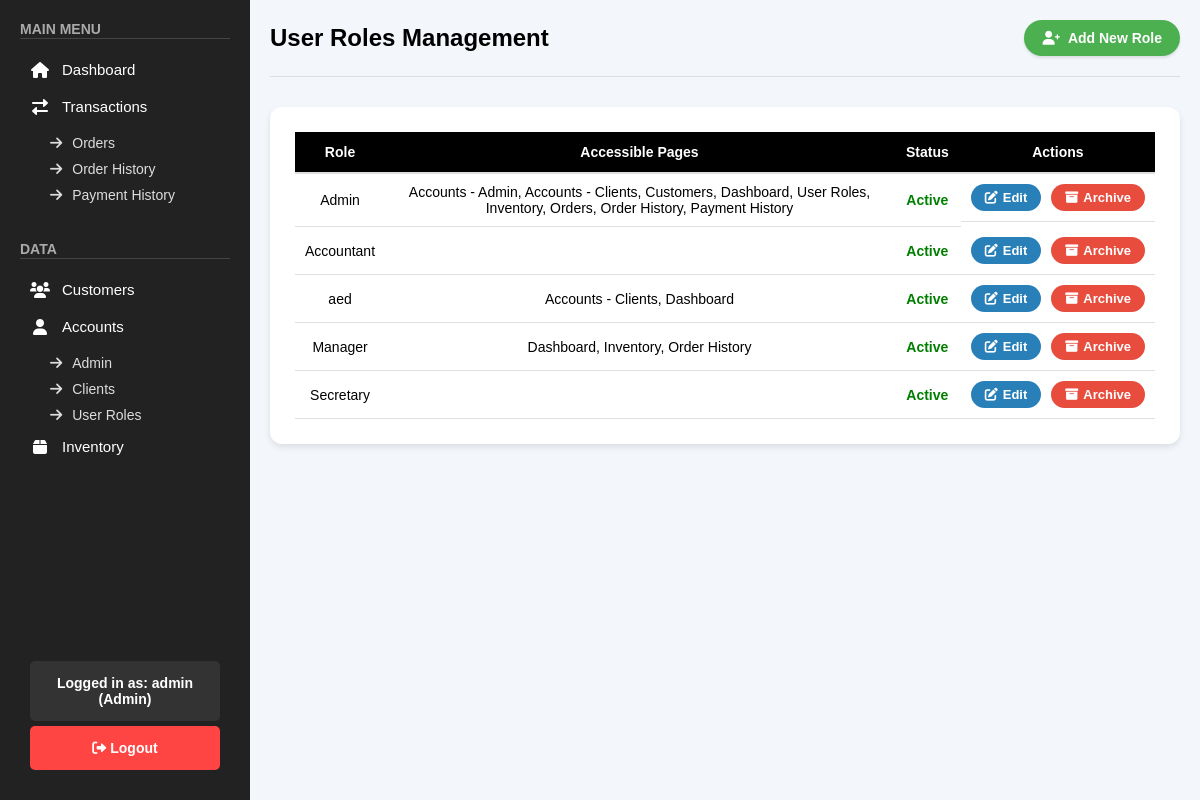
Page /public/pages/user_roles.php (signed in) on the earlier database version.
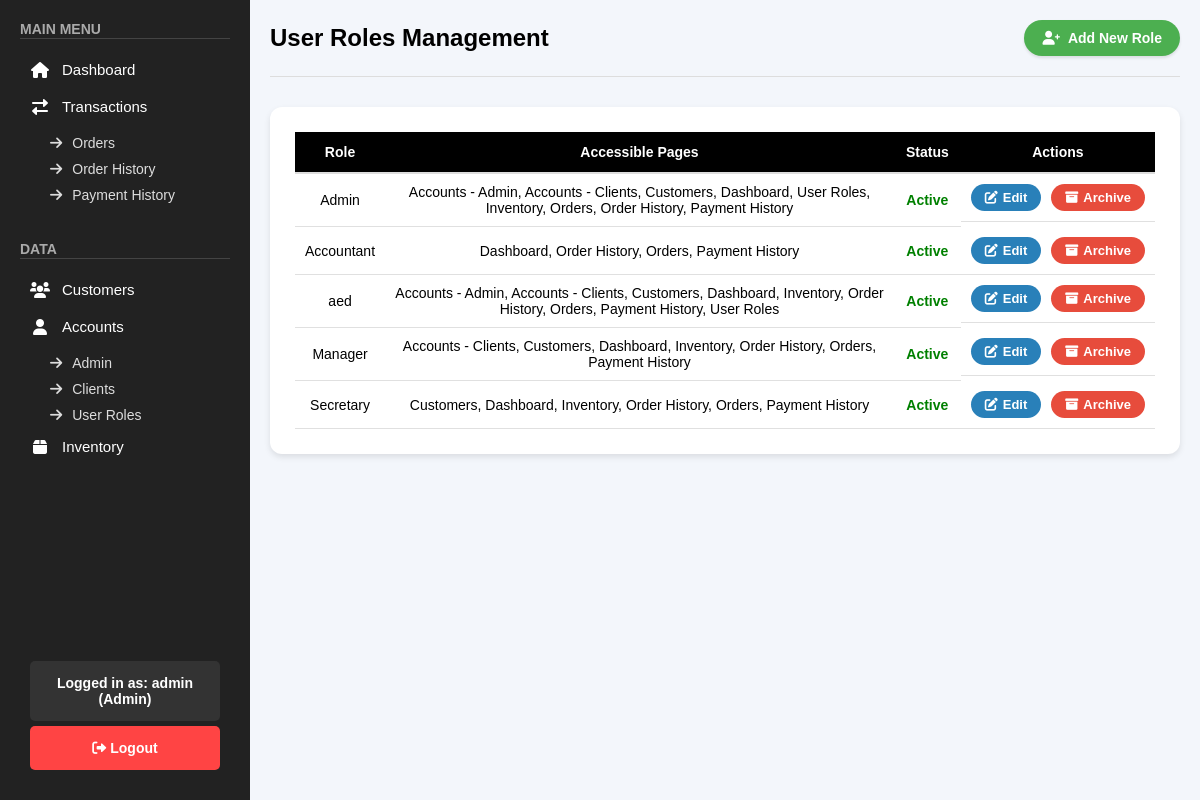
Same page on the later database version.
### tables this page shows
CREATE TABLE `roles` (
  `role_id` int(11) NOT NULL,
  `role_name` varchar(255) DEFAULT NULL,
  `status` enum('active','inactive') DEFAULT 'active',
  `pages` text NOT NULL
);

### public/pages/user_roles.php (the view, shortened to what this page needs)
<?php
include "../../backend/check_role.php";
$roles_query = "SELECT * FROM roles ORDER BY (role_name = 'admin') DESC, role_name ASC";
$roles_result = $conn->query($roles_query);
?>
<!DOCTYPE html>
<html lang="en">
<head>
    <link rel="stylesheet" href="../css/user_roles.css">
    <link rel="stylesheet" href="../css/sidebar.css">
    <link rel="stylesheet" href="https://cdnjs.cloudflare.com/ajax/libs/font-awesome/6.0.0/css/all.min.css">
</head>
<body>
    <?php include '../sidebar.php'; ?>
    <div class="main-content">
        <div class="accounts-header">
            <h1>User Roles Management</h1>
            <button onclick="showRoleForm()" class="add-account-btn">
                <i class="fas fa-user-plus"></i> Add New Role
            </button>
        </div>
        <div class="accounts-table-container">
            <table class="accounts-table">
                <thead>
                    <tr>
                        <th>Role</th>
                        <th>Accessible Pages</th>
                        <th>Status</th>
                        <th>Actions</th>
                    </tr>
                </thead>
                <tbody>
                    <?php while ($role = $roles_result->fetch_assoc()): ?>
                        <tr>
                            <td><?= htmlspecialchars($role['role_name']) ?></td>
                            <td><?= htmlspecialchars($role['pages'] ?? 'None') ?></td>
                            <td class="<?= $role['status'] == 'active' ? 'status-active' : 'status-inactive' ?>">
                                <?= htmlspecialchars(ucfirst($role['status'])) ?>
                            </td>
                            <td class="action-buttons">
                                <?php if ($role['role_name'] !== 'admin'): ?>
                                    <button type="button" class="edit-btn"
                                        onclick="showRoleForm('<?= $role['role_id'] ?>', '<?= htmlspecialchars($role['role_name']) ?>', '<?= htmlspecialchars($role['pages']) ?>')">
                                        <i class="fas fa-edit"></i> Edit
                                    </button>
                                    <form method="POST" action="../../backend/roles/manage_roles.php" style="display:inline;">
                                        <button type="submit" class="<?= $role['status'] == 'active' ? 'archive-btn' : 'activate-btn' ?>">
                                            <i class="fas fa-<?= $role['status'] == 'active' ? 'archive' : 'check' ?>"></i> <?= ucfirst($role['status'] == 'active' ? 'Archive' : 'Activate') ?>
                                        </button>
                                    </form>
                                <?php endif; ?>
                            </td>
                        </tr>
                    <?php endwhile; ?>
                </tbody>
            </table>
        </div>
    </div>
</body>
</html>

Differences in the rows shown:
changed roles "Accountant": pages (not shown) → "Dashboard, Order History, Orders, Payment History"
changed roles "aed": pages "Accounts - Clients, Dashboard" → "Accounts - Admin, Accounts - Clients, Customers, Dashboard, Inventory, Order History, Orders, Payment History, User Roles"
changed roles "Manager": pages "Dashboard, Inventory, Order History" → "Accounts - Clients, Customers, Dashboard, Inventory, Order History, Orders, Payment History"
changed roles "Secretary": pages (not shown) → "Customers, Dashboard, Inventory, Order History, Orders, Payment History"
